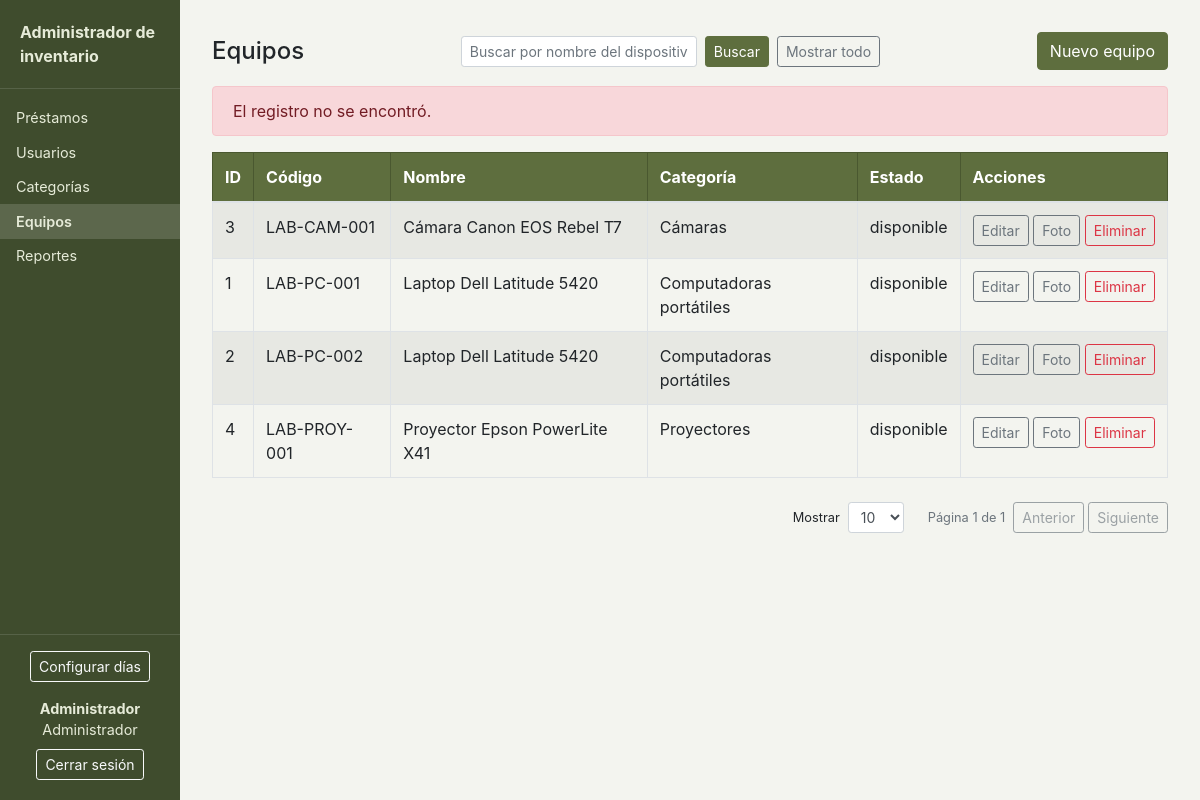
Page /pages/equipos.php?error=no_encontrado (signed in) on the committed database.
### tables this page shows
CREATE TABLE IF NOT EXISTS equipos (
    id INT UNSIGNED NOT NULL AUTO_INCREMENT,
    categoria_id INT UNSIGNED NOT NULL,
    codigo VARCHAR(30) NOT NULL,
    nombre VARCHAR(100) NOT NULL,
    estado ENUM('disponible', 'mantenimiento', 'baja') NOT NULL DEFAULT 'disponible',
    version INT UNSIGNED NOT NULL DEFAULT 1,
    eliminado_en DATETIME NULL,
    creado_en TIMESTAMP NOT NULL DEFAULT CURRENT_TIMESTAMP,
    PRIMARY KEY (id),
    UNIQUE KEY uq_equipos_codigo (codigo),
    CONSTRAINT fk_equipos_categoria FOREIGN KEY (categoria_id) REFERENCES categorias (id)
        ON UPDATE CASCADE ON DELETE RESTRICT
);

CREATE TABLE IF NOT EXISTS categorias (
    id INT UNSIGNED NOT NULL AUTO_INCREMENT,
    nombre VARCHAR(100) NOT NULL,
    dias_max_prestamo INT UNSIGNED NOT NULL,
    eliminado_en DATETIME NULL,
    creado_en TIMESTAMP NOT NULL DEFAULT CURRENT_TIMESTAMP,
    PRIMARY KEY (id),
    UNIQUE KEY uq_categorias_nombre (nombre)
);

### includes/equipos.php (called while the page is built, shortened)
<?php
function getEquipos(PDO $conn, string $busqueda = '')
{
    $sql = 'SELECT e.id, e.codigo, e.nombre, e.estado, c.nombre AS categoria
            FROM equipos e
            JOIN categorias c ON c.id = e.categoria_id
            WHERE e.eliminado_en IS NULL';
    $parametros = [];
    $statement = $conn->prepare($sql . ' ORDER BY e.codigo');
    $statement->execute($parametros);
    return $statement->fetchAll();
}

### public/pages/equipos.php (the view, shortened to what this page needs)
<?php
require_once __DIR__ . '/../../includes/helpers.php';
require_once __DIR__ . '/../../config/database.php';
require_once __DIR__ . '/../../includes/equipos.php';
$esAdmin = $_SESSION['rol'] === 'admin';
$busqueda = busquedaDesdeUrl();
$resultado = paginar(getEquipos($conn, $busqueda));
require __DIR__ . '/common/header.php';
?>
<div class="app">
  <?php require __DIR__ . '/common/sidebar.php'; ?>
  <main class="contenido">
    <div class="d-flex justify-content-between align-items-center mb-3">
      <h1 class="mb-0">Equipos</h1>
      <?php renderBuscador($busqueda, 'Buscar por nombre del dispositivo'); ?>
      <?php if ($esAdmin): ?>
        <a href="/pages/equipo_form.php" class="btn btn-verde">Nuevo equipo</a>
      <?php else: ?>
        <div></div>
      <?php endif; ?>
    </div>
    <?php renderAlerta(); ?>
    <div class="table-responsive">
      <table class="table table-bordered table-striped">
        <thead class="thead-verde">
          <tr>
            <th>ID</th>
            <th>Código</th>
            <th>Nombre</th>
            <th>Categoría</th>
            <th>Estado</th>
            <th>Acciones</th>
          </tr>
        </thead>
        <tbody>
          <?php foreach ($resultado['filas'] as $equipo): ?>
            <tr>
              <td><?= (int) $equipo['id'] ?></td>
              <td><?= e($equipo['codigo']) ?></td>
              <td><?= e($equipo['nombre']) ?></td>
              <td><?= e($equipo['categoria']) ?></td>
              <td><?= e($equipo['estado']) ?></td>
              <td class="text-nowrap">
                <?php if ($esAdmin): ?>
                  <a href="/pages/equipo_form.php?id=<?= (int) $equipo['id'] ?>" class="btn btn-sm btn-outline-secondary">Editar</a>
                <?php endif; ?>
                <a href="/pages/equipo_foto.php?id=<?= (int) $equipo['id'] ?>" class="btn btn-sm btn-outline-secondary">Foto</a>
                <?php if ($esAdmin): ?>
                  <form action="/actions/equipo_eliminar.php" method="POST" class="d-inline" onsubmit="return confirm('¿Está seguro de que desea eliminar este equipo?');">
                    <button type="submit" class="btn btn-sm btn-outline-danger">Eliminar</button>
                  </form>
                <?php endif; ?>
              </td>
            </tr>
          <?php endforeach; ?>
        </tbody>
      </table>
    </div>
    <?php renderPaginacion($resultado); ?>
  </main>
</div>
<?php require __DIR__ . '/common/footer.php'; ?>

### public/pages/common/header.php (shortened to what this page needs)
<!DOCTYPE html>
<html lang="es">
<head>
  <link rel="stylesheet" href="https://stackpath.bootstrapcdn.com/bootstrap/4.5.2/css/bootstrap.min.css">
  <link rel="stylesheet" href="/assets/css/styles.css">
</head>
<body>

### public/pages/common/sidebar.php (shortened to what this page needs)
<?php
$rol = $_SESSION['rol'] ?? '';
$archivo = basename($_SERVER['SCRIPT_NAME']);
$paginaActual = [
    'usuario_form.php' => 'usuarios.php',
    'categoria_form.php' => 'categorias.php',
    'equipo_form.php' => 'equipos.php',
    'prestamo_form.php' => 'dashboard.php',
][$archivo] ?? $archivo;
$paginas = [
    'Préstamos' => 'dashboard.php',
    'Usuarios' => 'usuarios.php',
    'Categorías' => 'categorias.php',
    'Equipos' => 'equipos.php',
    'Reportes' => 'reportes.php',
];
$opcionesPorRol = [
    'admin' => ['Préstamos', 'Usuarios', 'Categorías', 'Equipos', 'Reportes'],
    'operador' => ['Préstamos', 'Equipos'],
];
$opciones = $opcionesPorRol[$rol] ?? ['Préstamos'];
?>
<aside class="menu">
  <div class="menu-marca">Administrador de inventario</div>
  <nav class="nav flex-column">
    <?php foreach ($opciones as $nombre): ?>
      <a class="nav-link<?= $paginas[$nombre] === $paginaActual ? ' activo' : '' ?>" href="/pages/<?= e($paginas[$nombre]) ?>">
        <?= e($nombre) ?>
      </a>
    <?php endforeach; ?>
  </nav>
  <div class="menu-usuario text-center">
    <?php if ($rol === 'admin'): ?>
      <a href="/pages/configuracion.php" class="btn btn-outline-light btn-sm mb-3">Configurar días</a>
    <?php endif; ?>
    <div class="font-weight-bold"><?= e($_SESSION['nombre'] ?? '') ?></div>
    <div><?= e(nombreRol($rol)) ?></div>
    <form action="/actions/logout.php" method="POST" class="mt-2">
      <button type="submit" class="btn btn-outline-light btn-sm">Cerrar sesión</button>
    </form>
  </div>
</aside>

### includes/helpers.php (shortened to what this page needs)
<?php
function e($texto)
{
    return htmlspecialchars((string) $texto, ENT_QUOTES, 'UTF-8');
}
function nombreRol($rol)
{
    $nombres = [
        'admin' => 'Administrador',
        'operador' => 'Operador',
    ];
    return $nombres[$rol] ?? $rol;
}
function busquedaDesdeUrl()
{
    $q = $_GET['q'] ?? '';
    return is_string($q) ? trim($q) : '';
}
function paginaDesdeUrl()
{
    $nombreCookie = 'pp_' . pathinfo($_SERVER['SCRIPT_NAME'] ?? '', PATHINFO_FILENAME);
    $porPagina = filter_var($_GET['pp'] ?? ($_COOKIE[$nombreCookie] ?? null), FILTER_VALIDATE_INT);
    $porPagina = in_array($porPagina, OPCIONES_POR_PAGINA, true) ? $porPagina : 10;
    $pagina = (int) ($_GET['pagina'] ?? 1);
    return [
        'porPagina' => $porPagina,
        'pagina' => max(1, $pagina),
    ];
}
function parametrosLista()
{
    $parametros = $_GET;
    unset($parametros['pagina'], $parametros['pp'], $parametros['ok'], $parametros['error']);
    return $parametros;
}
function paginar(array $filas)
{
    $paginacion = paginaDesdeUrl();
    $total = count($filas);
    $porPagina = $paginacion['porPagina'];
    $paginas = max(1, (int) ceil($total / $porPagina));
    $pagina = min($paginacion['pagina'], $paginas);
    return [
        'filas' => array_slice($filas, ($pagina - 1) * $porPagina, $porPagina),
        'total' => $total,
        'porPagina' => $porPagina,
        'pagina' => $pagina,
        'paginas' => $paginas,
    ];
}
function renderPaginacion(array $resultado)
{
    $parametros = parametrosLista();
    $pagina = $resultado['pagina'];
    $paginas = $resultado['paginas'];
    $porPagina = $resultado['porPagina'];
    $enlace = function ($numero) use ($parametros, $porPagina) {
        return '?' . http_build_query(array_merge($parametros, ['pp' => $porPagina, 'pagina' => $numero]));
    };
    echo '<div class="d-flex justify-content-end align-items-center flex-wrap mt-2">';
    echo '<form method="GET" class="form-inline mr-3">';
    echo '<label class="small mr-2 mb-0">Mostrar</label>';
    echo '<select name="pp" class="form-control form-control-sm mr-2" onchange="this.form.submit()">';
    foreach (OPCIONES_POR_PAGINA as $opcion) {
        echo '<option value="' . $opcion . '"' . ($opcion === $porPagina ? ' selected' : '') . '>' . $opcion . '</option>';
    }
    echo '</select></form>';
    echo '<span class="small text-muted mr-2">Página ' . $pagina . ' de ' . $paginas . '</span>';
    echo '<a href="' . e($enlace($pagina - 1)) . '" class="btn btn-sm btn-outline-secondary mr-1' . ($pagina <= 1 ? ' disabled' : '') . '">Anterior</a>';
    echo '<a href="' . e($enlace($pagina + 1)) . '" class="btn btn-sm btn-outline-secondary' . ($pagina >= $paginas ? ' disabled' : '') . '">Siguiente</a>';
    echo '</div>';
}
function renderBuscador($valor, $placeholder)
{
    echo '<form method="GET" class="form-inline mb-0">'
        . '<input type="text" name="q" class="form-control form-control-sm mr-2" placeholder="' . e($placeholder) . '" value="' . e($valor) . '">'
        . '<button type="submit" class="btn btn-sm btn-verde mr-2">Buscar</button>'
        . '<a href="?" class="btn btn-sm btn-outline-secondary">Mostrar todo</a>'
        . '</form>';
}
function renderAlerta()
{
    $errores = [
        'datos_invalidos' => 'Revise los datos. Hay campos vacíos o con formato incorrecto.',
        'correo_repetido' => 'Ese correo ya está registrado.',
        'codigo_repetido' => 'Ese código de equipo ya está en uso.',
        'nombre_repetido' => 'Ese nombre de categoría ya existe.',
        'no_encontrado' => 'El registro no se encontró.',
        'no_puede_eliminarse' => 'No puede eliminar su propio usuario.',
        'foto_invalida' => 'La foto debe ser JPG, PNG o WEBP y pesar 2 MB o menos.',
        'foto_no_subida' => 'No se recibió ninguna foto. Seleccione un archivo.',
        'fechas_invalidas' => 'Las fechas no son válidas. El inicio no puede ser anterior a hoy y el fin no puede ser anterior al inicio.',
        'anticipacion_excedida' => 'La fecha de inicio supera la anticipación máxima permitida.',
        'duracion_excedida' => 'La duración supera los días máximos de alguna de las categorías elegidas.',
        'sin_equipos' => 'Seleccione al menos un equipo.',
        'equipo_no_disponible' => 'Algún equipo elegido ya no está disponible.',
        'traslape' => 'Algún equipo ya está prestado en esas fechas.',
        'transicion_invalida' => 'Ese cambio de estado no está permitido para este préstamo.',
        'error_servidor' => 'Ocurrió un error. Intente de nuevo.',
    ];
    $error = $_GET['error'] ?? '';
    if (is_string($error) && isset($errores[$error])) {
        echo '<div class="alert alert-danger">' . e($errores[$error]) . '</div>';
    }
}

### public/pages/common/footer.php
</body>
</html>

### public/assets/css/styles.css (style rules this page uses)
:root { --verde: #5e6e3e; --verde-oscuro: #4a5830; --menu-fondo: #3f4c2d; --menu-texto: #e6ebd8; --fondo: #f3f4ef; }
body { background: var(--fondo); }
.btn-verde { background-color: var(--verde); border-color: var(--verde); color: #fff; }
.app { display: flex; min-height: 100vh; }
.menu { width: 180px; flex-shrink: 0; display: flex; flex-direction: column; padding: 1.25rem 0; background: var(--menu-fondo); color: var(--menu-texto); }
.menu-marca { font-weight: 700; padding: 0 1.25rem 1.25rem; margin-bottom: .75rem; border-bottom: 1px solid rgba(255, 255, 255, .12); }
.menu .nav-link { color: var(--menu-texto); padding: .4rem 1rem; font-size: .9rem; }
.menu .nav-link.activo { background: rgba(255, 255, 255, .15); font-weight: 600; }
.menu-usuario { margin-top: auto; padding: 1rem 1.25rem 0; border-top: 1px solid rgba(255, 255, 255, .12); font-size: .9rem; }
.contenido { flex: 1; min-width: 0; padding: 2rem; }
.contenido h1 { font-size: 1.5rem; margin-bottom: 1.25rem; }
.thead-verde th { background: var(--verde); color: #fff; border-color: var(--verde-oscuro); }

### rows in the picture
equipos: id "3", codigo "LAB-CAM-001", nombre "Cámara Canon EOS Rebel T7", categoria.nombre "Cámaras", estado "disponible"
equipos: id "1", codigo "LAB-PC-001", nombre "Laptop Dell Latitude 5420", categoria.nombre "Computadoras portátiles", estado "disponible"
equipos: id "2", codigo "LAB-PC-002", nombre "Laptop Dell Latitude 5420", categoria.nombre "Computadoras portátiles", estado "disponible"
equipos: id "4", codigo "LAB-PROY-001", nombre "Proyector Epson PowerLite X41", categoria.nombre "Proyectores", estado "disponible"

### other values in the picture
$nombre "Préstamos"
$nombre "Usuarios"
$nombre "Categorías"
$nombre "Equipos"
$nombre "Reportes"
$_SESSION['nombre'] "Administrador"
nombreRol($rol) "Administrador"
$errores[$error] "El registro no se encontró."
$pagina "1"
$paginas "1"
form field pp "10"
